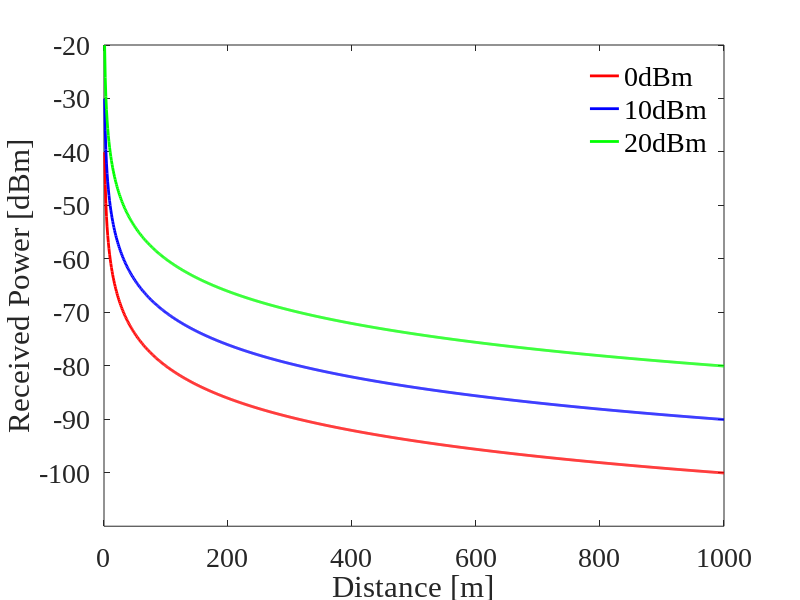

MATLAB code for this plot:
% パラメータ設定
Tp_values = [0, 10, 20]; % 送信電力 [dBm]
f = 2.4 * 10^9; % 周波数 [Hz]
c = 3 * 10^8; % 光速 [m/s]
d = 1:1000; % 1m から 1000 までの距離 [m]

% 波長の計算
lambda = c / f;

% 自由空間伝搬損失 (FSPL) の計算 [dB]
Lfs = 20 * log10(4 * pi * d / lambda);

% プロット設定
figure('Position', [100, 100, 800, 500]); % ウィンドウサイズ指定
hold on;

% 色の設定
colors = ['r', 'b', 'g']; % 赤、青、緑

% 各送信電力でループ処理
for i = 1:length(Tp_values)
    pt = Tp_values(i) - Lfs; % 受信電力の計算
    plot(d, pt, 'Color', colors(i), 'LineWidth', 2, 'DisplayName', sprintf('%d dBm', Tp_values(i)));
end

% 軸ラベル
xlabel('Distance [m]', 'FontSize', 20, 'FontName', 'Times New Roman');
ylabel('Received Power [dBm]', 'FontSize', 20, 'FontName', 'Times New Roman');

% 軸の設定
set(gca, 'FontSize', 20, 'FontName', 'Times New Roman');
grid off; % グリッドを非表示
box on; % 枠線を表示

% 軸目盛設定
yticks(-100:10:-20); % y軸の目盛を10刻み
xticks(0:200:1000); % x軸の目盛を100刻み

% y軸の範囲設定
ylim([-110 -20]);
xlim([0 1000]);

legend( {'0dBm', '10dBm','20dBm'}, 'FontSize', 20, 'FontName', 'Times New Roman', ...
    'Location', 'northeast', 'Box', 'off'); % 凡例の設定

hold off;
